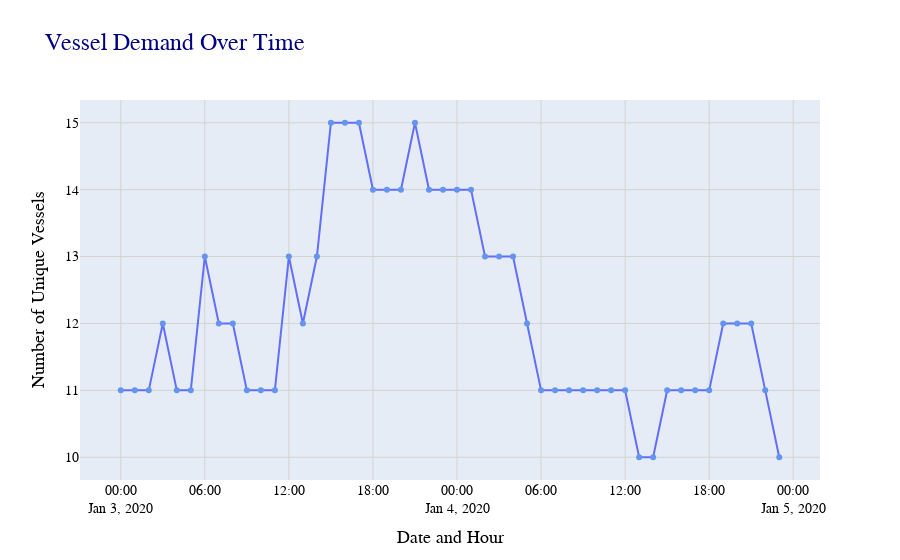

This figure's notebook cell:
### Code cell
## Plotting 3rd and 4th Jan 2020 data
line_plot(vessel_val_df.loc[vessel_val_df['date_hour_combined']<'2020-07-01 00:00:00',:])

### Figure 1 — Plotly figure (JSON) as saved in the notebook; plotly's stock layout.template omitted (floating-point values rounded to 4 significant figures)
{"data": [{"hovertemplate": "date_hour_combined=%{x|%Y-%m-%d %H:%M:%S}<br>distinct_vessels=%{y}<extra></extra>", "legendgroup": "", "line": {"color": "#636efa", "dash": "solid"}, "marker": {"color": "cornflowerblue", "size": 6, "symbol": "circle"}, "mode": "lines+markers", "name": "", "orientation": "v", "showlegend": false, "type": "scatter", "x": ["2020-01-03T00:00:00", "2020-01-03T01:00:00", "2020-01-03T02:00:00", "2020-01-03T03:00:00", "2020-01-03T04:00:00", "2020-01-03T05:00:00", "2020-01-03T06:00:00", "2020-01-03T07:00:00", "2020-01-03T08:00:00", "2020-01-03T09:00:00", "2020-01-03T10:00:00", "2020-01-03T11:00:00", "2020-01-03T12:00:00", "2020-01-03T13:00:00", "2020-01-03T14:00:00", "2020-01-03T15:00:00", "2020-01-03T16:00:00", "2020-01-03T17:00:00", "2020-01-03T18:00:00", "2020-01-03T19:00:00", "2020-01-03T20:00:00", "2020-01-03T21:00:00", "2020-01-03T22:00:00", "2020-01-03T23:00:00", "2020-01-04T00:00:00", "2020-01-04T01:00:00", "2020-01-04T02:00:00", "2020-01-04T03:00:00", "2020-01-04T04:00:00", "2020-01-04T05:00:00", "2020-01-04T06:00:00", "2020-01-04T07:00:00", "2020-01-04T08:00:00", "2020-01-04T09:00:00", "2020-01-04T10:00:00", "2020-01-04T11:00:00", "2020-01-04T12:00:00", "2020-01-04T13:00:00", "2020-01-04T14:00:00", "2020-01-04T15:00:00", "2020-01-04T16:00:00", "2020-01-04T17:00:00", "2020-01-04T18:00:00", "2020-01-04T19:00:00", "2020-01-04T20:00:00", "2020-01-04T21:00:00", "2020-01-04T22:00:00", "2020-01-04T23:00:00"], "xaxis": "x", "y": [11, 11, 11, 12, 11, 11, 13, 12, 12, 11, 11, 11, 13, 12, 13, 15, 15, 15, 14, 14, 14, 15, 14, 14, 14, 14, 13, 13, 13, 12, 11, 11, 11, 11, 11, 11, 11, 10, 10, 11, 11, 11, 11, 12, 12, 12, 11, 10], "yaxis": "y"}], "layout": {"autosize": true, "hoverlabel": {"bgcolor": "white", "font": {"color": "black", "family": "Calibri", "size": 15}}, "legend": {"bgcolor": "rgba(255, 255, 255, 0.5)", "bordercolor": "black", "borderwidth": 1, "font": {"color": "black", "family": "Calibri", "size": 14}, "title": {"font": {"family": "Calibri", "size": 16}, "text": "Legend"}, "tracegroupgap": 0}, "title": {"font": {"color": "navy", "family": "Calibri", "size": 24}, "text": "Vessel Demand Over Time"}, "xaxis": {"anchor": "y", "autorange": true, "domain": [0, 1], "gridcolor": "lightgray", "range": ["2020-01-02 21:12:47.5996", "2020-01-05 01:47:12.4004"], "showgrid": true, "tickfont": {"color": "black", "family": "Calibri", "size": 14}, "title": {"font": {"color": "black", "family": "Calibri", "size": 18}, "text": "Date and Hour"}, "type": "date"}, "yaxis": {"anchor": "x", "autorange": true, "domain": [0, 1], "gridcolor": "lightgray", "range": [9.587, 15.41], "showgrid": true, "tickfont": {"color": "black", "family": "Calibri", "size": 14}, "title": {"font": {"color": "black", "family": "Calibri", "size": 18}, "text": "Number of Unique Vessels"}, "type": "linear"}}}
